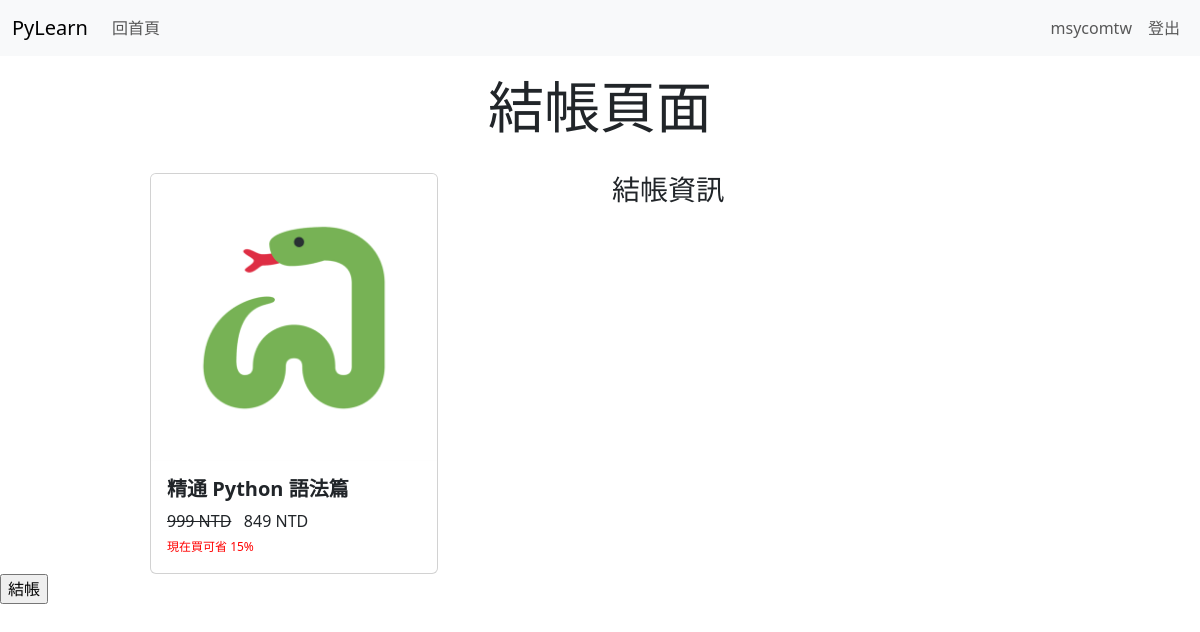
Page /check-out/python_syntax (signed in) on the committed database.
### courses/models.py (models this page shows, shortened)
class Course(models.Model):
    name = models.CharField(max_length = 30, null = False)
    slug = models.CharField(max_length = 30, null = False, unique = True)
    description = models.CharField(max_length = 200, null = True)
    price = models.IntegerField(null = False)
    discount = models.IntegerField(default = 0, null = False)
    active = models.BooleanField(default = False)
    thumbnail = models.ImageField(upload_to = "files/thumbnail")
    date = models.DateField(auto_now_add = True)
    resource = models.FileField(upload_to = "files/resource")
    length = models.IntegerField(null = False)

### courses/views.py (the view)
# urls.py: path('check-out/<str:slug>', check_out, name = "Course Page"),
def check_out(request, slug):
    course = Course.objects.get(slug = slug)
    if not request.user.is_authenticated:
        return redirect("/login")
    context = {
        "course": course
    }
    return render(request, "courses/check-out.html", context)

### courses/templatetags/course_custom_tags.py (called while the page is built)
@register.simple_tag
def cal_sellprice(price, discount):
    if discount is None or discount == 0:
        return math.floor(price)
    return math.floor(price * (100 - discount) / 100)

@register.filter
def ntd(price):
    return f"{price} NTD"

### courses/templates/courses/check-out.html (shortened to what this page needs)
{% extends "courses/base.html" %}
{% load course_custom_tags %}
{% load static %}
{% block css %}
<link rel="stylesheet" href="{% static 'courses/css/common.css' %}">
<link rel="stylesheet" href="{% static 'courses/css/scrollbar.css' %}">
{% endblock  %}
{% block content %}
<div>
    <h1 class="display-4 alert text-center">結帳頁面</h1>
    <div class="row">
        <div class="col">
            <div class="card mx-auto" style="width: 18rem;">
                <img src="{{ course.thumbnail.url }}" class="card-img-top" alt="{{ course.name }}">
                <div class="card-body">
                <h5 class="card-title">{{ course.name }}</h5>
                <p class="card-text">
                    <span class="price">
                        <del>{{ course.price | ntd }}</del>
                        &nbsp;{% cal_sellprice course.price course.discount as value %} {{ value | ntd }}
                    </span>
                    <br>
                    <span class="discount">現在買可省 {{ course.discount }}%</span>
                </p>
                </div>
            </div>
        </div>
        <div class="col">
            <h3>結帳資訊</h3>
        </div>
    </div>
    <div>
        <form action="/login" method="POST">
            <input type="submit" value="結帳">
        </form>
    </div>
</div>
{% endblock  %}

### courses/templates/courses/base.html (shortened to what this page needs)
<!DOCTYPE html>
<html lang="en">
  <head>
    <link
      href="https://cdn.jsdelivr.net/npm/bootstrap@5.3.2/dist/css/bootstrap.min.css"
      rel="stylesheet"
    />
  </head>
  <body>
    <nav class="navbar navbar-expand-lg bg-body-tertiary">
        <div class="container-fluid">
          <a class="navbar-brand" href="/">PyLearn</a>
          <div class="collapse navbar-collapse" id="navbarNav">
            <ul class="navbar-nav">
              <li class="nav-item">
                <a class="nav-link" href="/">回首頁</a>
              </li>
            </ul>
            <ul class="navbar-nav ms-auto">
              {% if request.user.is_authenticated %}
              <li class="nav-item">
                <a class="nav-link" >{{ request.user.username }}</a>
              </li>
              <li class="nav-item">
                <a class="nav-link" href="/logout">登出</a>
              </li>
              {% endif %}
            </ul>
          </div>
        </div>
    </nav>
    {% block content %} {% endblock %}
    {% block css %} {% endblock %}
  </body>
</html>

### courses/static/courses/css/common.css (style rules this page uses)
.card-title { font-size: 20px; font-weight: bold; }
.price { font-size: 16px; margin-bottom: 0px; }
.discount { font-size: 12px; color: red; margin-bottom: 0px; }

### rows in the picture
Course: thumbnail (picture), name "精通 Python 語法篇", price|ntd "999 NTD", discount "15"

### other values in the picture
{{ request.user.username }} "msycomtw"
{{ value | ntd }} "849 NTD"
